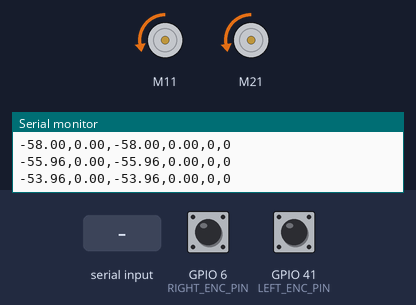
Simulated run of this sketch. Board: ESP32-S3. Parts: 2 × DC motor (green arrow = forward, orange = backward, longer = faster), the last lines printed to the serial monitor. The test bench sets the inputs (shaded band); at power-on: GPIO 6 (RIGHT_ENC_PIN) HIGH, GPIO 41 (LEFT_ENC_PIN) HIGH.

Above: at 1.2 s.
1.3 s: "p90\n" received over Serial
At 3.1 s:
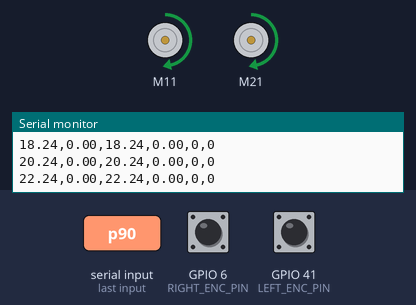
4.3 s: "i90\n" received over Serial
7.3 s: GPIO 6 (RIGHT_ENC_PIN) pulled LOW for 0.15 s
At 10.1 s:
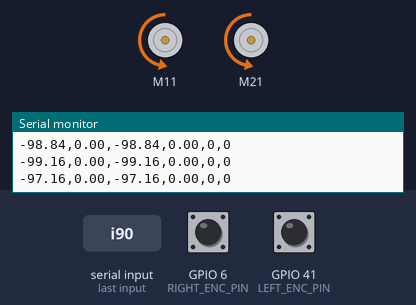
10.4 s: GPIO 41 (LEFT_ENC_PIN) pulled LOW for 0.15 s
13.5 s: "stats\n" received over Serial
16.5 s: "d\n" received over Serial
Timing chart, 0 to 30.6 s (numbered marks = the images above; inputs shaded):
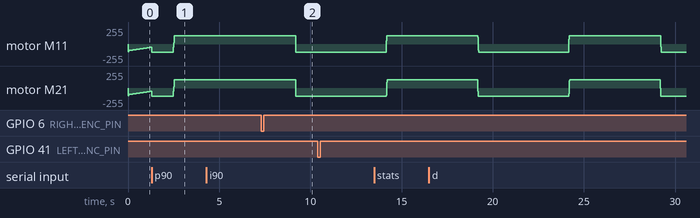

The sketch:

12_PID_TUNER.ino
```cpp
/*
  ESP32 PID Tuner for Motor Control
  Fixed for bidirectional operation
*/

// Pin definitions - only keeping motor and encoder related pins
#define MOTOR_DRIVER_PWM1_PIN 11
#define MOTOR_DRIVER_DIR1_PIN 13
#define MOTOR_DRIVER_PWM2_PIN 21
#define MOTOR_DRIVER_DIR2_PIN 19
#define LEFT_ENC_PIN 41
#define RIGHT_ENC_PIN 6

// Motor speed constants
#define MAX_MOTOR_SPEED 125  // Maximum PWM value (0-255)

// Encoder parameters
#define TRANSITIONS_PER_REV 508.8  // 8 transitions × 63.6:1 gear ratio
#define WHEEL_DIAMETER_MM 70.0     // Wheel diameter in mm
#define PI 3.14159265359

// Serial plotting parameters
#define SERIAL_BAUD_RATE 115200
#define PLOT_INTERVAL 50  // Update plot every 50ms

// Serial command handling
String inputString = "";      // String to hold incoming serial data
boolean stringComplete = false;  // Whether the string is complete

// Target profile
int TEST_MODE = 3;       // 1=sine wave, 2=step response, 3=ramp

// class for computing motor control signal
class SimplePID {
  private:
    float kp, kd, ki, umax; // Params for pid gains and max motor speed
    float eprev, eintegral; // Storage for derivative and integral from prior loop
  public:
    // Constructor
    SimplePID(): kp(1.0), kd(0), ki(0), umax(255), eprev(0.0), eintegral(0.0) {}

    // Function to set params
    void setParams(float kpIn, float kdIn, float kiIn, float umaxIn) {
      kp = kpIn; kd = kdIn; ki = kiIn; umax = umaxIn;
    }

    // Getter methods for current PID values
    float getKp() { return kp; }
    float getKd() { return kd; }
    float getKi() { return ki; }
    float getUmax() { return umax; }

    // Compute the control signal
    void evalu(float value, float target, float deltaT, int &pwr, int &dir) {
      // Error
      float e = target - value;

      // Derivative
      float dedt = (e - eprev) / deltaT;

      // Integral
      eintegral = eintegral + e * deltaT;

      // Control signal
      float u = kp * e + kd * dedt + ki * eintegral;

      // Motor power
      pwr = (int)fabs(u);
      if (pwr > umax) {
        pwr = umax;
      }

      // Motor direction
      dir = 1;
      if (u < 0) {
        dir = -1;
      }

      // Store previous value of error
      eprev = e;
    }

    // Reset the controller's integral and previous error terms
    void reset() {
      eprev = 0.0;
      eintegral = 0.0;
    }
};

// Import Motor Driver Library
#include "CytronMotorDriver.h"

// Configure the motor drivers
CytronMD motor1(PWM_DIR, MOTOR_DRIVER_PWM1_PIN, MOTOR_DRIVER_DIR1_PIN);  // Left motor
CytronMD motor2(PWM_DIR, MOTOR_DRIVER_PWM2_PIN, MOTOR_DRIVER_DIR2_PIN);  // Right motor

// Motor direction adjustment if needed (set to -1 if motor runs in the opposite direction)
const int LEFT_MOTOR_DIRECTION = 1;   // Change to -1 if left motor runs backward
const int RIGHT_MOTOR_DIRECTION = 1;  // Change to -1 if right motor runs backward

// Encoder tracking variables
volatile unsigned long leftEncoderCount = 0;
volatile unsigned long rightEncoderCount = 0;
int lastLeftState = 0;
int lastRightState = 0;

// Timing variables
unsigned long lastUpdateTime = 0;
unsigned long lastPIDUpdateTime = 0;
unsigned long lastPlotTime = 0;
unsigned long startTime = 0;
const unsigned long PID_UPDATE_INTERVAL = 20; // PID update every 20ms for smoother control

// Distance tracking
float leftDistanceMM = 0.0;
float rightDistanceMM = 0.0;

// Velocity tracking
float leftVelocity = 0.0;  // mm/s
float rightVelocity = 0.0; // mm/s
unsigned long prevLeftCount = 0;
unsigned long prevRightCount = 0;
unsigned long velocityUpdateTime = 0;

// Target velocity variables
float leftTargetVelocity = 0.0;  // mm/s
float rightTargetVelocity = 0.0; // mm/s

// Direction tracking for velocity calculation
int lastLeftDir = 1;  // Initialize with forward direction
int lastRightDir = 1; // Initialize with forward direction

// PID controllers for left and right wheels
SimplePID leftPID;
SimplePID rightPID;

// Function to convert raw motor speed to velocity (mm/s)
float convertSpeedToVelocity(int speed) {
  const float MAX_VELOCITY = 200.0; // mm/s at maximum PWM
  return (speed * MAX_VELOCITY) / MAX_MOTOR_SPEED;
}

// Modified function to set motor speeds with direction
void setMotorSpeed(CytronMD &motor, int power, int direction) {
  // We'll directly use the Cytron's setSpeed function which accepts values from -255 to 255
  int speed = direction * power;

  // Ensure speed doesn't exceed motor controller's limits
  speed = constrain(speed, -MAX_MOTOR_SPEED, MAX_MOTOR_SPEED);

  // Use Cytron's setSpeed which accepts negative values for reverse direction
  motor.setSpeed(speed);
}

void setup() {
  // Initialize pins
  pinMode(LEFT_ENC_PIN, INPUT_PULLUP);
  pinMode(RIGHT_ENC_PIN, INPUT_PULLUP);

  // Initialize Serial Communication
  Serial.begin(SERIAL_BAUD_RATE);
  while(!Serial);
  inputString.reserve(200); // Reserve space for serial input

  // Initialize encoder states
  lastLeftState = digitalRead(LEFT_ENC_PIN);
  lastRightState = digitalRead(RIGHT_ENC_PIN);

  // Initialize motors (stopped)
  motor1.setSpeed(0);
  motor2.setSpeed(0);

  // Initialize PID controllers - MODIFY THESE VALUES TO TUNE
  // Parameters: Kp, Kd, Ki, max_output
  leftPID.setParams(1.0, 0.003, 0.006, MAX_MOTOR_SPEED);  // Increased derivative and integral gains
  rightPID.setParams(1.0, 0.003, 0.006, MAX_MOTOR_SPEED); // Increased derivative and integral gains

  // Initialize timing
  lastUpdateTime = millis();
  lastPIDUpdateTime = millis();
  lastPlotTime = millis();
  velocityUpdateTime = millis();
  startTime = millis();

  // Print welcome message and instructions
  Serial.println("ESP32 PID Motor Tuner");
  Serial.println("---------------------");
  Serial.println("Send commands in this format to tune PID:");
  Serial.println("p0.8 = Set Kp to 0.8");
  Serial.println("i0.01 = Set Ki to 0.01");
  Serial.println("d0.2 = Set Kd to 0.2");
  Serial.println("stats = Show current PID values");
  Serial.println("---------------------");

  // Print header for serial plotter
  Serial.println("leftTarget,leftVelocity,rightTarget,rightVelocity,leftPower,rightPower");
}

void loop() {
  // Check for serial commands
  checkSerialCommands();

  // Read encoder states and count transitions
  int currentLeftState = digitalRead(LEFT_ENC_PIN);
  int currentRightState = digitalRead(RIGHT_ENC_PIN);

  // Check for left encoder transition (count in both directions)
  if (currentLeftState != lastLeftState) {
    leftEncoderCount++;
    lastLeftState = currentLeftState;
  }

  // Check for right encoder transition (count in both directions)
  if (currentRightState != lastRightState) {
    rightEncoderCount++;
    lastRightState = currentRightState;
  }

  // Update sensor readings and velocities
  unsigned long currentTime = millis();
  if (currentTime - lastUpdateTime >= 50) { // 50ms update interval
    // Calculate distances
    leftDistanceMM = calculateDistance(leftEncoderCount);
    rightDistanceMM = calculateDistance(rightEncoderCount);

    // Calculate velocities (counts per second, then convert to mm/s)
    float deltaTime = (currentTime - velocityUpdateTime) / 1000.0; // Convert to seconds
    unsigned long deltaLeftCount = leftEncoderCount - prevLeftCount;
    unsigned long deltaRightCount = rightEncoderCount - prevRightCount;

    // Calculate raw velocity (doesn't account for direction yet)
    float rawLeftVelocity = (deltaLeftCount / TRANSITIONS_PER_REV) * PI * WHEEL_DIAMETER_MM / deltaTime;
    float rawRightVelocity = (deltaRightCount / TRANSITIONS_PER_REV) * PI * WHEEL_DIAMETER_MM / deltaTime;

    // We need to track the last direction commands and use them to determine velocity direction
    // If last command was negative, we assume we're moving backward
    if (lastLeftDir < 0) {
      leftVelocity = -rawLeftVelocity;
    } else {
      leftVelocity = rawLeftVelocity;
    }

    if (lastRightDir < 0) {
      rightVelocity = -rawRightVelocity;
    } else {
      rightVelocity = rawRightVelocity;
    }

    // Update previous counts and time
    prevLeftCount = leftEncoderCount;
    prevRightCount = rightEncoderCount;
    velocityUpdateTime = currentTime;

    // Update timing
    lastUpdateTime = currentTime;
  }

  // Generate target velocity based on test mode
  float elapsedSec = (currentTime - startTime) / 1000.0;

  switch(TEST_MODE) {
    case 1: { // Sine wave - tests both positive and negative velocities
      leftTargetVelocity = 100.0 * sin(elapsedSec * 0.5);
      rightTargetVelocity = 100.0 * sin(elapsedSec * 0.5);
      break;
    }
    case 2: { // Step response - alternates between positive, zero, and negative
      int stepPhase = (int)(elapsedSec / 5) % 3;
      if (stepPhase == 0) {
        leftTargetVelocity = 80.0;
        rightTargetVelocity = 80.0;
      } else if (stepPhase == 1) {
        leftTargetVelocity = 0.0;
        rightTargetVelocity = 0.0;
      } else {
        leftTargetVelocity = -80.0;
        rightTargetVelocity = -80.0;
      }
      break;
    }
    case 3: { // Ramp - goes from positive to negative
      float cycleTime = fmod(elapsedSec, 10.0);
      if (cycleTime < 5.0) {
        // Ramp from -100 to +100
        leftTargetVelocity = (cycleTime - 2.5) * 40.0;
        rightTargetVelocity = (cycleTime - 2.5) * 40.0;
      } else {
        // Ramp from +100 to -100
        leftTargetVelocity = (7.5 - cycleTime) * 40.0;
        rightTargetVelocity = (7.5 - cycleTime) * 40.0;
      }
      break;
    }
  }

  // Variables to store PID outputs
  int leftPower = 0, leftDir = 0;
  int rightPower = 0, rightDir = 0;

  // Apply PID control to maintain target velocities
  if (currentTime - lastPIDUpdateTime >= PID_UPDATE_INTERVAL) {
    // Calculate time delta in seconds
    float deltaT = (currentTime - lastPIDUpdateTime) / 1000.0;

    // Compute PID outputs for left motor
    leftPID.evalu(leftVelocity, leftTargetVelocity, deltaT, leftPower, leftDir);

    // Compute PID outputs for right motor
    rightPID.evalu(rightVelocity, rightTargetVelocity, deltaT, rightPower, rightDir);

    // Apply the computed control signals to motors with direction adjustment
    setMotorSpeed(motor1, leftPower, leftDir * LEFT_MOTOR_DIRECTION);
    setMotorSpeed(motor2, rightPower, rightDir * RIGHT_MOTOR_DIRECTION);

    // Store the current direction for velocity calculation
    lastLeftDir = leftDir;
    lastRightDir = rightDir;

    lastPIDUpdateTime = currentTime;
  }

  // Plot data for visualization
  if (currentTime - lastPlotTime >= PLOT_INTERVAL) {
    // Format: leftTarget,leftVelocity,rightTarget,rightVelocity,leftPower,rightPower
    Serial.print(leftTargetVelocity);
    Serial.print(",");
    Serial.print(leftVelocity);
    Serial.print(",");
    Serial.print(rightTargetVelocity);
    Serial.print(",");
    Serial.print(rightVelocity);
    Serial.print(",");
    Serial.print(leftDir < 0 ? -leftPower : leftPower);  // Show power with direction
    Serial.print(",");
    Serial.println(rightDir < 0 ? -rightPower : rightPower); // Show power with direction

    lastPlotTime = currentTime;
  }
}

// Function to calculate distance from encoder counts
float calculateDistance(unsigned long counts) {
  float revolutions = counts / TRANSITIONS_PER_REV;
  return revolutions * PI * WHEEL_DIAMETER_MM;
}

// Function to handle serial commands
void checkSerialCommands() {
  // Process completed commands
  if (stringComplete) {
    // Convert to lowercase for easier parsing
    inputString.toLowerCase();
    inputString.trim();  // Remove any whitespace

    // Variables to store parsed parameter values
    float value = 0.0;

    // Check for p command (proportional gain)
    if (inputString.startsWith("p")) {
      value = inputString.substring(1).toFloat();
      if (value >= 0.0) {
        // Update both PID controllers with the new Kp value
        leftPID.setParams(value, leftPID.getKd(), leftPID.getKi(), MAX_MOTOR_SPEED);
        rightPID.setParams(value, rightPID.getKd(), rightPID.getKi(), MAX_MOTOR_SPEED);

        Serial.print("Kp set to: ");
        Serial.println(value);
      }
    }
    // Check for i command (integral gain)
    else if (inputString.startsWith("i")) {
      value = inputString.substring(1).toFloat();
      if (value >= 0.0) {
        // Update both PID controllers with the new Ki value
        leftPID.setParams(leftPID.getKp(), leftPID.getKd(), value, MAX_MOTOR_SPEED);
        rightPID.setParams(rightPID.getKp(), rightPID.getKd(), value, MAX_MOTOR_SPEED);

        Serial.print("Ki set to: ");
        Serial.println(value);
      }
    }
    // Check for d command (derivative gain)
    else if (inputString.startsWith("d")) {
      value = inputString.substring(1).toFloat();
      if (value >= 0.0) {
        // Update both PID controllers with the new Kd value
        leftPID.setParams(leftPID.getKp(), value, leftPID.getKi(), MAX_MOTOR_SPEED);
        rightPID.setParams(rightPID.getKp(), value, rightPID.getKi(), MAX_MOTOR_SPEED);

        Serial.print("Kd set to: ");
        Serial.println(value);
      }
    }
    else if (inputString.startsWith("m")) {
      value = inputString.substring(1).toInt();
      if (value >= 0) {
        // Update test mode
        TEST_MODE = value;
        Serial.print("Testmode set to: ");
        Serial.println(value);
      }
    }
    // Check for stats command
    else if (inputString.equals("stats")) {
      Serial.println("Current PID Parameters:");
      Serial.println("----------------------");
      Serial.print("Kp: ");
      Serial.println(leftPID.getKp());
      Serial.print("Kd: ");
      Serial.println(leftPID.getKd());
      Serial.print("Ki: ");
      Serial.println(leftPID.getKi());
      Serial.println("----------------------");
    }

    // Clear the input string for next command
    inputString = "";
    stringComplete = false;
  }
}

// Serial event occurs whenever new data comes in the hardware serial RX
void serialEvent() {
  while (Serial.available()) {
    // Get the new byte
    char inChar = (char)Serial.read();

    // Add it to the inputString
    if (inChar != '\n') {
      inputString += inChar;
    }
    // If the incoming character is a newline, set a flag so the main loop can
    // do something about it
    else {
      stringComplete = true;
    }
  }
}
```
